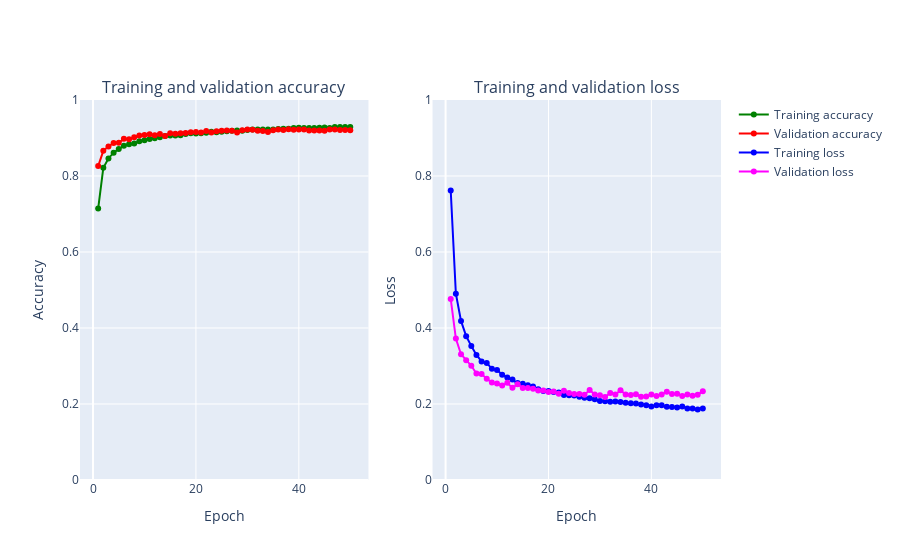

Source (notebook cell):
### Markdown cell above
# Plotting Prediction accuracy and losses

### Code cell
def create_trace(x,y,ylabel,color):
        trace = go.Scatter(
            x = x,y = y,
            name=ylabel,
            marker=dict(color=color),
            mode = "markers+lines",
            text=x
        )
        return trace
    
def plot_accuracy_and_loss(train_model):
    hist = train_model.history
    acc = hist['accuracy']
    val_acc = hist['val_accuracy']
    loss = hist['loss']
    val_loss = hist['val_loss']
    epochs = list(range(1,len(acc)+1))
    
    trace_ta = create_trace(epochs,acc,"Training accuracy", "Green")
    trace_va = create_trace(epochs,val_acc,"Validation accuracy", "Red")
    trace_tl = create_trace(epochs,loss,"Training loss", "Blue")
    trace_vl = create_trace(epochs,val_loss,"Validation loss", "Magenta")
   
    fig = tools.make_subplots(rows=1,cols=2, subplot_titles=('Training and validation accuracy',
                                                             'Training and validation loss'))
    fig.append_trace(trace_ta,1,1)
    fig.append_trace(trace_va,1,1)
    fig.append_trace(trace_tl,1,2)
    fig.append_trace(trace_vl,1,2)
    fig['layout']['xaxis'].update(title = 'Epoch')
    fig['layout']['xaxis2'].update(title = 'Epoch')
    fig['layout']['yaxis'].update(title = 'Accuracy', range=[0,1])
    fig['layout']['yaxis2'].update(title = 'Loss', range=[0,1])

    
    iplot(fig, filename='accuracy-loss')

plot_accuracy_and_loss(train_model)

### Figure 1 — Plotly figure (JSON) as saved in the notebook; plotly's stock layout.template omitted (floating-point values rounded to 4 significant figures)
{"data": [{"marker": {"color": "Green"}, "mode": "markers+lines", "name": "Training accuracy", "text": ["1", "2", "3", "4", "5", "6", "7", "8", "9", "10", "11", "12", "13", "14", "15", "16", "17", "18", "19", "20", "21", "22", "23", "24", "25", "26", "27", "28", "29", "30", "31", "32", "33", "34", "35", "36", "37", "38", "39", "40", "41", "42", "43", "44", "45", "46", "47", "48", "49", "50"], "type": "scatter", "x": [1, 2, 3, 4, 5, 6, 7, 8, 9, 10, 11, 12, 13, 14, 15, 16, 17, 18, 19, 20, 21, 22, 23, 24, 25, 26, 27, 28, 29, 30, 31, 32, 33, 34, 35, 36, 37, 38, 39, 40, 41, 42, 43, 44, 45, 46, 47, 48, 49, 50], "xaxis": "x", "y": [0.7144, 0.8215, 0.8462, 0.8615, 0.8709, 0.8797, 0.8833, 0.8857, 0.8913, 0.8942, 0.8975, 0.8996, 0.9022, 0.9052, 0.9067, 0.9065, 0.9071, 0.9103, 0.9124, 0.9121, 0.9125, 0.9138, 0.9163, 0.915, 0.9166, 0.9178, 0.9191, 0.9201, 0.9191, 0.9209, 0.9222, 0.9224, 0.9222, 0.9223, 0.9226, 0.924, 0.9245, 0.9241, 0.9265, 0.9266, 0.926, 0.9262, 0.9265, 0.9272, 0.9275, 0.9261, 0.9287, 0.9291, 0.9291, 0.9293], "yaxis": "y"}, {"marker": {"color": "Red"}, "mode": "markers+lines", "name": "Validation accuracy", "text": ["1", "2", "3", "4", "5", "6", "7", "8", "9", "10", "11", "12", "13", "14", "15", "16", "17", "18", "19", "20", "21", "22", "23", "24", "25", "26", "27", "28", "29", "30", "31", "32", "33", "34", "35", "36", "37", "38", "39", "40", "41", "42", "43", "44", "45", "46", "47", "48", "49", "50"], "type": "scatter", "x": [1, 2, 3, 4, 5, 6, 7, 8, 9, 10, 11, 12, 13, 14, 15, 16, 17, 18, 19, 20, 21, 22, 23, 24, 25, 26, 27, 28, 29, 30, 31, 32, 33, 34, 35, 36, 37, 38, 39, 40, 41, 42, 43, 44, 45, 46, 47, 48, 49, 50], "xaxis": "x", "y": [0.8262, 0.8662, 0.8777, 0.8869, 0.8873, 0.8978, 0.8969, 0.9019, 0.9065, 0.9077, 0.9099, 0.9075, 0.9107, 0.9055, 0.9128, 0.9115, 0.9123, 0.9131, 0.9148, 0.9156, 0.9147, 0.9183, 0.9143, 0.9176, 0.9189, 0.9195, 0.9193, 0.9144, 0.9205, 0.9225, 0.9215, 0.9192, 0.9187, 0.9161, 0.9202, 0.9223, 0.9212, 0.9227, 0.922, 0.9225, 0.9221, 0.9196, 0.92, 0.9194, 0.9192, 0.9222, 0.9223, 0.9212, 0.9213, 0.9203], "yaxis": "y"}, {"marker": {"color": "Blue"}, "mode": "markers+lines", "name": "Training loss", "text": ["1", "2", "3", "4", "5", "6", "7", "8", "9", "10", "11", "12", "13", "14", "15", "16", "17", "18", "19", "20", "21", "22", "23", "24", "25", "26", "27", "28", "29", "30", "31", "32", "33", "34", "35", "36", "37", "38", "39", "40", "41", "42", "43", "44", "45", "46", "47", "48", "49", "50"], "type": "scatter", "x": [1, 2, 3, 4, 5, 6, 7, 8, 9, 10, 11, 12, 13, 14, 15, 16, 17, 18, 19, 20, 21, 22, 23, 24, 25, 26, 27, 28, 29, 30, 31, 32, 33, 34, 35, 36, 37, 38, 39, 40, 41, 42, 43, 44, 45, 46, 47, 48, 49, 50], "xaxis": "x2", "y": [0.7617, 0.4903, 0.4187, 0.3786, 0.3527, 0.3292, 0.3119, 0.3077, 0.2929, 0.2895, 0.277, 0.2699, 0.2642, 0.2553, 0.2532, 0.249, 0.2461, 0.2389, 0.2345, 0.234, 0.2317, 0.2305, 0.2236, 0.2233, 0.2222, 0.219, 0.2167, 0.2154, 0.2126, 0.2079, 0.2072, 0.2062, 0.2069, 0.2054, 0.2034, 0.2022, 0.2012, 0.1987, 0.1969, 0.1934, 0.1964, 0.1967, 0.1931, 0.1918, 0.1908, 0.1933, 0.1879, 0.1885, 0.1855, 0.1878], "yaxis": "y2"}, {"marker": {"color": "Magenta"}, "mode": "markers+lines", "name": "Validation loss", "text": ["1", "2", "3", "4", "5", "6", "7", "8", "9", "10", "11", "12", "13", "14", "15", "16", "17", "18", "19", "20", "21", "22", "23", "24", "25", "26", "27", "28", "29", "30", "31", "32", "33", "34", "35", "36", "37", "38", "39", "40", "41", "42", "43", "44", "45", "46", "47", "48", "49", "50"], "type": "scatter", "x": [1, 2, 3, 4, 5, 6, 7, 8, 9, 10, 11, 12, 13, 14, 15, 16, 17, 18, 19, 20, 21, 22, 23, 24, 25, 26, 27, 28, 29, 30, 31, 32, 33, 34, 35, 36, 37, 38, 39, 40, 41, 42, 43, 44, 45, 46, 47, 48, 49, 50], "xaxis": "x2", "y": [0.4766, 0.3721, 0.3309, 0.3149, 0.3005, 0.2803, 0.2787, 0.2662, 0.2564, 0.2537, 0.2485, 0.2556, 0.2425, 0.252, 0.2422, 0.2423, 0.24, 0.2358, 0.2357, 0.2315, 0.2332, 0.227, 0.2347, 0.2291, 0.2266, 0.2264, 0.2247, 0.2367, 0.225, 0.2231, 0.2184, 0.2288, 0.2249, 0.2362, 0.2247, 0.2235, 0.2259, 0.2192, 0.2199, 0.225, 0.2213, 0.2247, 0.2322, 0.2266, 0.227, 0.2207, 0.2253, 0.2219, 0.2245, 0.2333], "yaxis": "y2"}], "layout": {"annotations": [{"font": {"size": 16}, "showarrow": false, "text": "Training and validation accuracy", "x": 0.225, "xanchor": "center", "xref": "paper", "y": 1, "yanchor": "bottom", "yref": "paper"}, {"font": {"size": 16}, "showarrow": false, "text": "Training and validation loss", "x": 0.775, "xanchor": "center", "xref": "paper", "y": 1, "yanchor": "bottom", "yref": "paper"}], "xaxis": {"anchor": "y", "domain": [0, 0.45], "title": {"text": "Epoch"}}, "xaxis2": {"anchor": "y2", "domain": [0.55, 1], "title": {"text": "Epoch"}}, "yaxis": {"anchor": "x", "domain": [0, 1], "range": [0, 1], "title": {"text": "Accuracy"}}, "yaxis2": {"anchor": "x2", "domain": [0, 1], "range": [0, 1], "title": {"text": "Loss"}}}}
